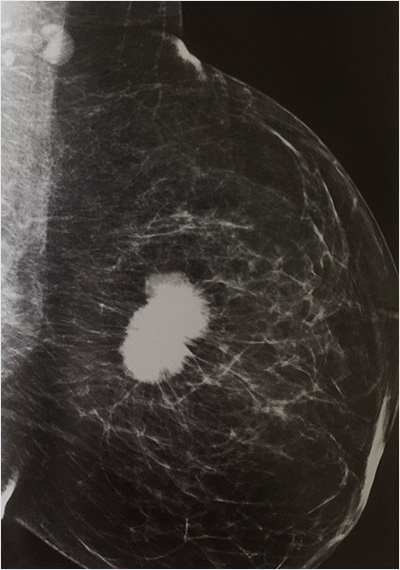
#> input picture images/mamografi.jpg, 400 x 570 px
$ jupyter execute main.ipynb
#> lines starting #> are read from the running program, lines starting #| are printed output that depends on the picture; after the words box and inside, x2 and y2 are one past the last pixel; in counts of white or black regions, pixels touching at a corner belong together
[cell 1]
import cv2 as cv
import numpy as np
import matplotlib.pyplot as plt

[cell 2]
image = cv.imread('./images/mamografi.jpg', cv.IMREAD_GRAYSCALE)
#> image: shape (570, 400); min 9, max 235, mean 54.8

## Histograma Eşitleme

[cell 3]
hist_eq = cv.equalizeHist(image)
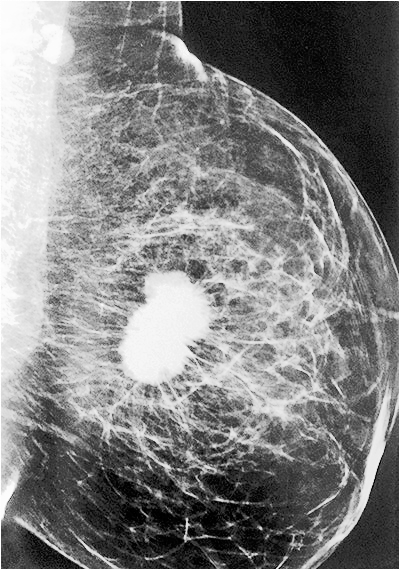
#> hist_eq: shape (570, 400); min 0, max 255, mean 129.5

plt.figure(figsize=(10,5))
plt.subplot(1, 2, 1), plt.imshow(image, cmap='gray'), plt.title('Orijinal Görüntü')
plt.subplot(1, 2, 2), plt.imshow(hist_eq, cmap='gray'), plt.title('Histogram Eşitleme')
plt.show()
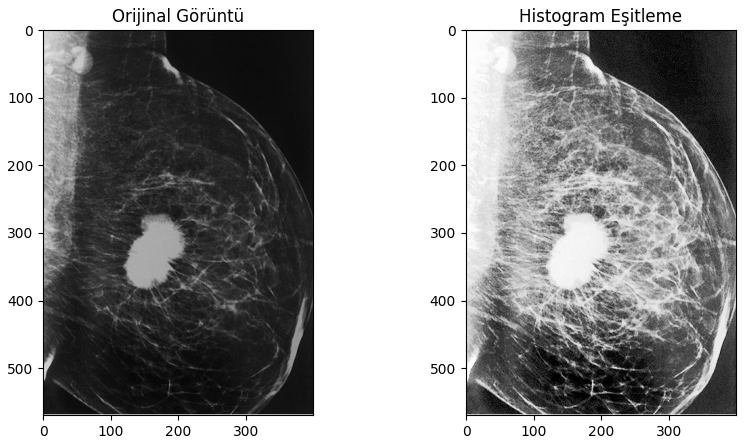
#> figure drawn by matplotlib, 2 panels

## CLAHE

[cell 4]
clahe = cv.createCLAHE(clipLimit=2.0, tileGridSize=(8,8))
clahe_img = clahe.apply(image)
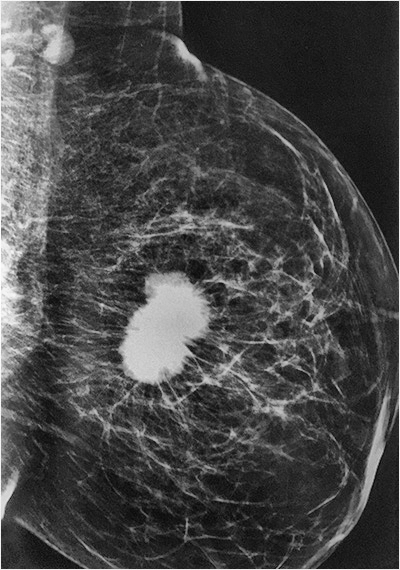
#> clahe_img: shape (570, 400); min 7, max 253, mean 71.1

plt.figure(figsize=(10,5))
plt.subplot(1, 2, 1), plt.imshow(image, cmap='gray'), plt.title('Orijinal Görüntü')
plt.subplot(1, 2, 2), plt.imshow(clahe_img, cmap='gray'), plt.title('CLAHE')
plt.show()
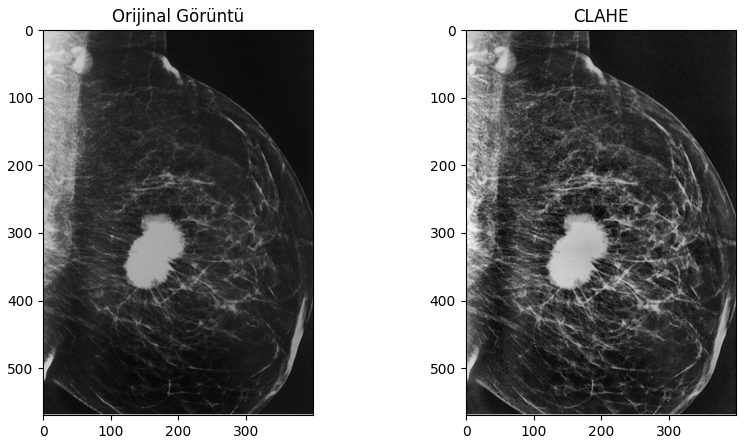
#> figure drawn by matplotlib, 2 panels

## Canny

[cell 5]
canny_hist = cv.Canny(hist_eq, 125, 175)
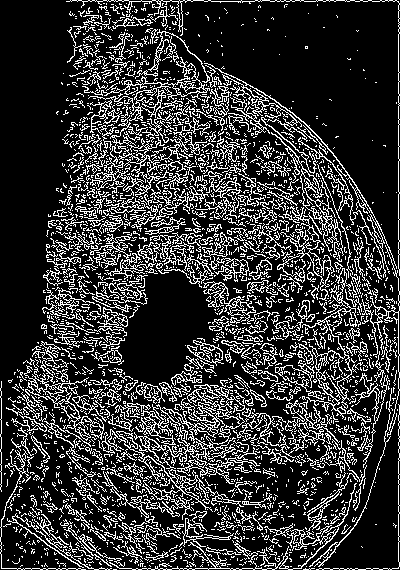
#> canny_hist: shape (570, 400); 21% white in thin lines or dots
canny_clahe = cv.Canny(clahe_img, 125, 175)
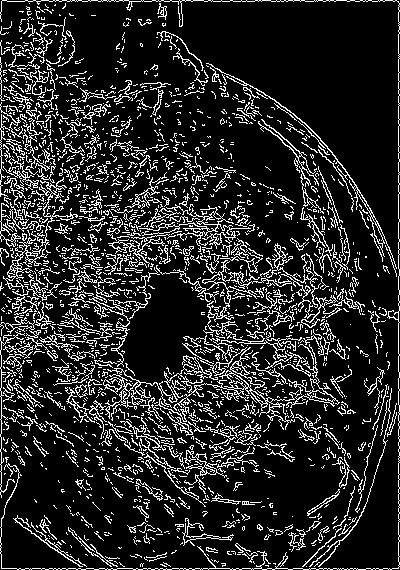
#> canny_clahe: shape (570, 400); 15.5% white in thin lines or dots

plt.figure(figsize=(10,5))
plt.subplot(1, 2, 1), plt.imshow(canny_hist, cmap='gray'), plt.title('Histogram Eşitleme İle Canny')
plt.subplot(1, 2, 2), plt.imshow(canny_clahe, cmap='gray'), plt.title('CLAHE ile Canny')
plt.show()

## GaussianBlur ve Threshold

[cell 6]
blur  = cv.GaussianBlur(clahe_img, (5,5), cv.BORDER_DEFAULT)
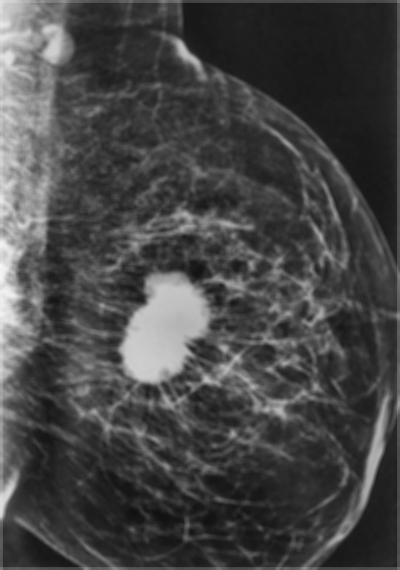
#> blur: shape (570, 400); min 16, max 246, mean 70.5

ret, thresh = cv.threshold(blur, 125, 255, cv.THRESH_BINARY)
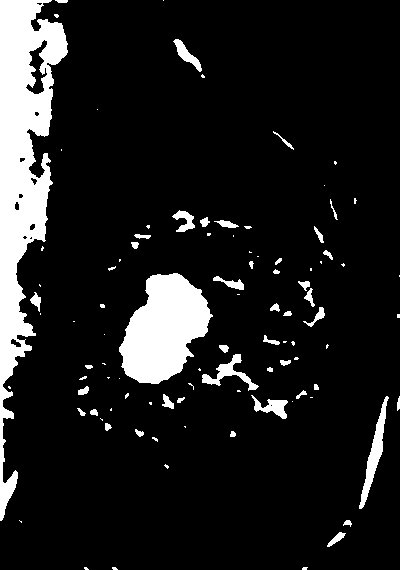
#> thresh: shape (570, 400); 11.7% white; 97 white regions (53 under 20 px), largest, box (x1, y1, x2, y2) and area: (0, 0, 68, 521) 15048, (119, 273, 213, 384) 6727, (359, 396, 389, 509) 881

plt.figure(figsize=(10,5))
plt.subplot(1, 2, 1), plt.imshow(blur, cmap='gray'), plt.title('Bulanıklaştırılmış Görüntü')
plt.subplot(1, 2, 2), plt.imshow(thresh, cmap='gray'), plt.title('Threshold')
plt.show()
